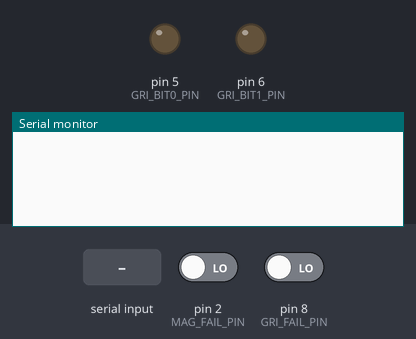
The sketch below on a simulated Arduino Uno, built with avr-gcc and run on an emulated ATmega328P. Shown: output pins drawn as LEDs (lit = HIGH), the last lines printed to the serial monitor. The test bench sets the inputs (shaded band); at power-on: pin 2 (MAG_FAIL_PIN) LOW, pin 8 (GRI_FAIL_PIN) LOW.

Above: at 2.2 s.
2.3 s: pin 2 (MAG_FAIL_PIN) driven HIGH
At 3.2 s:
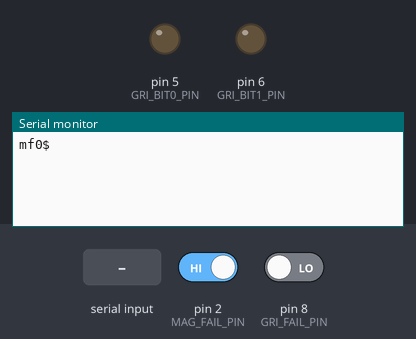
3.8 s: pin 8 (GRI_FAIL_PIN) driven HIGH
At 5.1 s:
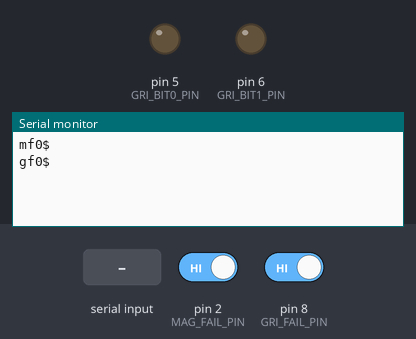
5.4 s: "mgw$\n" received over the second serial link
At 5.7 s:
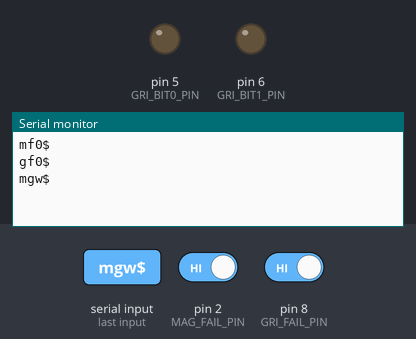
6.9 s: "mgo$\n" received over the second serial link
At 8.1 s:
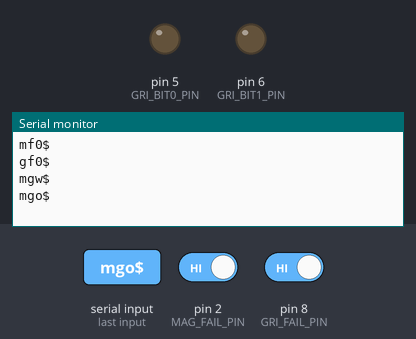
8.4 s: "mgc$\n" received over the second serial link
At 9.3 s:
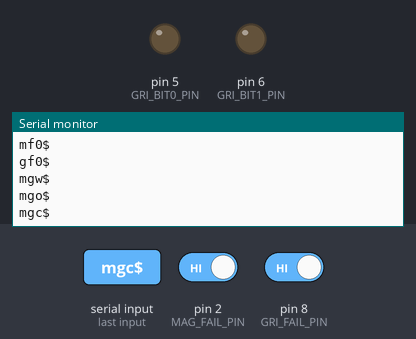

The sketch:

Main_Controller_V2_-_rev2p3_-_softwareSerial.ino
```cpp
#include <SoftwareSerial.h>

SoftwareSerial mySerial(10, 11); // RX, TX

unsigned long time;
int incomingByte = 0;
char character;
String a;
int r = 0;


int RX_PIN = 0;
int TX_PIN = 1;
int MAG_FAIL_PIN = 2;
int MAG_READY_PIN = 3;
int MAG_ERROR_PIN = 4;
int GRI_BIT1_PIN = 6;
int GRI_BIT0_PIN = 5;
int GRI_FAIL_PIN = 8;
int GRI_UNUSED_PIN = 7;
int MAG_UNUSED_PIN = 9;

int NUMBER_REPEATS = 10;

int rx;
int tx;
int my_rx;
int my_tx;
int mag_fail;
int gri_bit1;
int gri_bit0;
int gri_fail;
String msg;
boolean gri_msg_sent = false;
boolean mag_msg_sent = false;

void setup() {
  delay(1000);
  Serial.begin(38400);
  Serial.setTimeout(50);
  mySerial.begin(38400);

//  pinMode(RX_PIN, INPUT);
//  pinMode(TX_PIN, OUTPUT);
  pinMode(MAG_FAIL_PIN, INPUT);
  pinMode(MAG_READY_PIN, INPUT);
  pinMode(MAG_ERROR_PIN, INPUT);
  pinMode(GRI_BIT1_PIN, OUTPUT);
  pinMode(GRI_BIT0_PIN, OUTPUT);
  pinMode(GRI_FAIL_PIN, INPUT);
  pinMode(GRI_UNUSED_PIN, INPUT);
  pinMode(MAG_UNUSED_PIN, INPUT);

  time = millis();
}


void loop() {
    mag_fail = digitalRead(MAG_FAIL_PIN);
    gri_fail = digitalRead(GRI_FAIL_PIN);

//     Error or fail?
    if (mag_fail && !mag_msg_sent) {
        msg = "mf0$";
        Serial.println(msg);
        mag_msg_sent = true;
    }

    if (gri_fail && !gri_msg_sent) {
        delay(50); // attempt to avoid false alarms from spikes on lines
        for (int i=0; i < NUMBER_REPEATS; i++){
          if (digitalRead(GRI_FAIL_PIN) == LOW) {
            gri_fail = LOW;
          }
          delay(10);
        }
        if (gri_fail) {
          msg = "gf0$";
          Serial.println(msg);
          gri_msg_sent = true;
        }
    }

    if (!mag_fail) {
      mag_msg_sent = false;
    }

    if (!gri_fail) {
      gri_msg_sent = false;
    }

    // Gripper command?
    msg = "";
    while (Serial.available()) {
        // msg = Serial.readStringUntil('\n');  //[:-2];
        msg += Serial.readString();
    }
    if (msg.length() != 0) {
        if (msg == "mgw$") {
            gri_bit0 = HIGH;
            gri_bit1 = HIGH;
        }
        if (msg == "mgo$") {
            gri_bit0 = LOW;
            gri_bit1 = HIGH;
        }
        if (msg == "mgc$") {
            gri_bit0 = LOW;
            gri_bit1 = LOW;
        }
        digitalWrite(GRI_BIT0_PIN, gri_bit0);
        digitalWrite(GRI_BIT1_PIN, gri_bit1);
    }

    // Mag message?
    if (mySerial.available()) {
        msg = mySerial.readStringUntil('\n');
        Serial.println(msg);
    }
//    Serial.print(millis());
//    Serial.print(',');
//    Serial.print(mag_fail);
//    Serial.print(',');
//    Serial.println(gri_fail);
//    Serial.println();
      delay(50);
}
```

Measured:
- after the input at 2.3 s, the serial monitor: prints a new line at once (image 1)
- after the input at 3.8 s, the serial monitor: prints a new line after 0.15 s (image 2)
- after the input at 5.4 s, the serial monitor: prints a new line at once (image 3)
- after the input at 6.9 s, the serial monitor: prints a new line at once (image 4)
- after the input at 8.4 s, the serial monitor: prints a new line at once (image 5)
